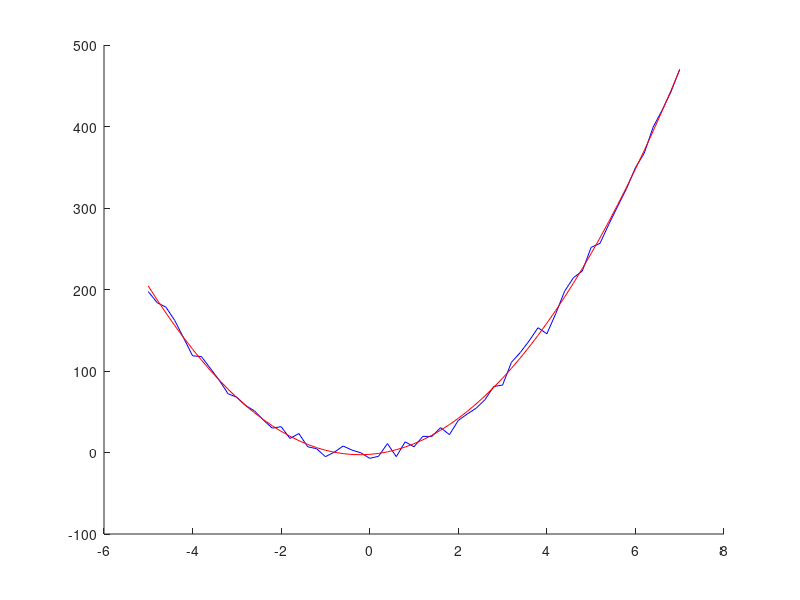

This figure's MATLAB source:
disp("Lab 3")
pkg load statistics

T=[-5.00,-4.80,-4.60,-4.40,-4.20,-4.00,-3.80,-3.60,-3.40,-3.20,-3.00,-2.80,-2.60,-2.40,-2.20,-2.00,-1.80,-1.60,-1.40,-1.20,-1.00,-0.80,-0.60,-0.40,-0.20,0.00,0.20,0.40,0.60,0.80,1.00,1.20,1.40,1.60,1.80,2.00,2.20,2.40,2.60,2.80,3.00,3.20,3.40,3.60,3.80,4.00,4.20,4.40,4.60,4.80,5.00,5.20,5.40,5.60,5.80,6.00,6.20,6.40,6.60,6.80,7.00];
Y=[197.43,183.86,178.27,161.81,140.28,118.66,117.68,103.34,88.89,72.14,67.75,57.64,51.03,39.72,29.88,31.69,17.22,23.26,7.05,4.66,-5.12,0.40,7.94,2.95,-0.36,-7.17,-4.61,10.91,-5.12,13.11,7.01,19.83,19.63,30.48,21.92,39.36,47.14,54.18,64.60,80.99,82.72,110.69,122.67,137.00,153.09,145.66,170.25,197.83,214.42,222.67,251.72,256.63,280.05,302.21,323.86,349.56,367.37,399.31,419.74,442.23,470.16];

function Psi = psiMat(T)
  n = numel(T);
  p = 3;
  Psi = zeros(n, p);
  for i = 1:n
    Psi(i, 1) = 1;
    Psi(i, 2) = T(i);
    Psi(i, 3) = T(i) * T(i);
  endfor
endfunction

function delta = calcDelta(y, y_new)
  n = numel(y);
  sum = 0;
  for i = 1:n
    sum = sum + (y(i) - y_new(i)) * (y(i) - y_new(i)); 
  endfor
  delta = sqrt(sum);
endfunction

psiMatrix = psiMat(T);
theta = (psiMatrix' * psiMatrix) \ (psiMatrix' * Y');
theta

n = numel(Y);
y = zeros(1, n);
for i =  1:n
  y(i) = theta(1) + theta(2) * T(i) + theta(3) * T(i) * T(i);
endfor

delta = calcDelta(Y, y);
delta

figure();
hold on;
plot(T, Y, 'b');
plot(T, y, 'r');
hold off;